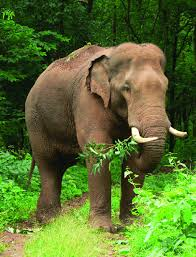
#> input picture images/train/Asian Elephant (109).jpg, 196 x 257 px
$ python train_resnet50.py   (older library calls are emulated)
#> lines starting #> are read from the running program, lines starting #| are printed output that depends on the picture
### preprocessor/preprocessing.py
import cv2
import numpy as np
from config import IMAGE_SIZE
import logging

def load_image(image_path):
    """
    Load an image from a path.

    Args:
        image_path: Path to the image file.

    Returns:
        numpy.ndarray: The loaded image as a numpy array.
    """
#> called with image_path = 'images/train/Asian Elephant (109).jpg'
    print(image_path)
    try:
        image = cv2.imread(image_path)
#> image is the input picture: shape (257, 196, 3); mean B, G, R 46.9, 111.8, 89
        if image is None:
            raise ValueError(f"Failed to load image from path: {image_path}")
        return image
    except Exception as e:
        raise ValueError(f"Error loading image from {image_path}: {e}")

def convert_to_rgb(image):
    """
    Convert an image to RGB format.

    Args:
        image: The input image (PIL.Image or numpy array).

    Returns:
        numpy.ndarray: The image in RGB format.
    """
    if isinstance(image, np.ndarray):
        # If it's already a numpy array, use it directly
        return cv2.cvtColor(image, cv2.COLOR_BGR2RGB)
    else:
        # Convert PIL.Image to numpy array
        image = np.array(image)
        return cv2.cvtColor(image, cv2.COLOR_BGR2RGB)

def normalize_image(image):
    """
    Normalize image values to the range [0, 1].
    """
    return cv2.normalize(image, None, 0, 1, cv2.NORM_MINMAX, cv2.CV_32F)

def resize_image(image, size=IMAGE_SIZE):
    """
    Resize image to the given dimensions.
    """
#> called with size = (224, 224)
    return cv2.resize(image, size)
#> returned value: shape (224, 224, 3) float32

def extract_channels(image):
    """
    Extract RGB channels and grayscale from an image.
    """
    red_channel = image[:, :, 0]
    green_channel = image[:, :, 1]
    blue_channel = image[:, :, 2]
    grey_image = cv2.cvtColor(image, cv2.COLOR_RGB2GRAY)
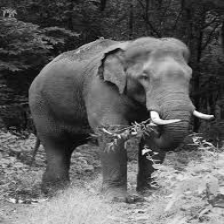
#> grey_image: shape (224, 224) float32; min 0.0204, max 0.988, mean 0.383
    return red_channel, green_channel, blue_channel, grey_image

def apply_canny_edge_detection(grey_image, low_threshold=250, high_threshold=400):
    """
    Apply Canny edge detection on a grayscale image.
    """
#> called with low_threshold = 250, high_threshold = 400
    grey_border = cv2.Canny(grey_image, low_threshold, high_threshold)
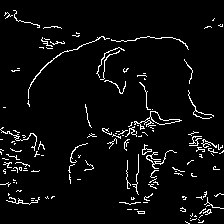
#> grey_border: shape (224, 224); 4.7% white in thin lines or dots
    return cv2.convertScaleAbs(grey_border, alpha=(255.0))

def image_preprocessing(image_input, apply_canny=False):
    """
    Preprocess an image.

    Args:
        image_input: Path to the image or a preloaded image array.

    Returns:
        The preprocessed image.
    """
    # Call load_image only if the input is a string (file path)
    logging.info(f"Processing input as file path: {image_input}")
    logging.info(f"Reciving input of {type(image_input)} type")
    if isinstance(image_input, str):
        logging.info(f"Processing input as file path: {image_input}")
        image = load_image(image_input)
    else:
        logging.info(f"Processing input as numpy array. Shape: {image_input.shape}")
        image = image_input

    # Process the image
    if len(image.shape) == 2:
        image = cv2.cvtColor(image, cv2.COLOR_GRAY2BGR)

    logging.info(f"Image shape: {image.shape}")
    image = convert_to_rgb(image)
    logging.info(f"Image converted to RGB")
    image = normalize_image(image)
    logging.info(f"Image normalized")
    image = resize_image(image, (224, 224))
    logging.info(f"Image resized to {image.shape}")
    if apply_canny:
        logging.info(f"Applying Canny edge detection")
        red_channel, green_channel, blue_channel, grey_image = extract_channels(image)
        grey_image_8bit = cv2.convertScaleAbs(grey_image, alpha=(255.0))
        grey_border = apply_canny_edge_detection(grey_image_8bit)
        image = np.stack((red_channel, green_channel, blue_channel, grey_border), axis=-1)
#> image: shape (224, 224, 4) float32
    if len(image[image < 0]) > 0:
        logging.info(f"Negative values found in the image. Setting them to 0.")
        image[image < 0] = 0
    return image

### feature_extraction/tuned_resnet50/train_resnet50.py
import cv2
import os
import logging
import numpy as np
import matplotlib.pyplot as plt
from keras.applications import ResNet50
from keras.layers import GlobalAveragePooling2D, Dense, Dropout, Conv2D, Flatten, Input
from keras.models import Model
from keras.callbacks import EarlyStopping
from keras.utils import to_categorical
from keras.optimizers import Adam
from sklearn.preprocessing import LabelEncoder
from preprocessor.preprocessing import image_preprocessing
from config import TRAIN_DIR, TEST_DIR, TUNED_RESNET50_MODEL_PATH, LOGS_DIR

def load_dataset():
    """
    Carga las imágenes de las carpetas train y test, extrayendo las etiquetas
    desde el nombre de los archivos.

    Returns:
        imgs_train: Imágenes de entrenamiento procesadas.
        imgs_test: Imágenes de prueba procesadas.
        labels_train: Etiquetas de entrenamiento extraídas del nombre de las imágenes.
        labels_test: Etiquetas de prueba extraídas del nombre de las imágenes.
    """
    def extract_label_from_filename(filename):
        """
        Extrae la etiqueta del nombre de un archivo en el formato "Nombre animal (n).extensión".

        Args:
            filename (str): Nombre del archivo de la imagen.

        Returns:
            str: Etiqueta extraída (Nombre del animal).
        """
        # Elimina la extensión del archivo
        name_without_extension = os.path.splitext(filename)[0]
        # Extrae el nombre del animal eliminando la parte final entre paréntesis
        label = name_without_extension.rsplit("(", 1)[0].strip()
        return label

    def load_images_from_folder(folder):
        """
        Carga imágenes desde una carpeta y extrae sus etiquetas.

        Args:
            folder (str): Ruta de la carpeta que contiene las imágenes.

        Returns:
            images (list): Lista de imágenes procesadas.
            labels (list): Lista de etiquetas extraídas.
        """
        images = []
        labels = []
        for filename in os.listdir(folder):
            img_path = os.path.join(folder, filename)
            if os.path.isfile(img_path):
                img = image_preprocessing(img_path, apply_canny=True)  # Procesar la imagen
                label = extract_label_from_filename(filename)  # Extraer la etiqueta
                images.append(img)
                labels.append(label)
        return images, labels

    # Cargar datos de entrenamiento
    imgs_train, labels_train = load_images_from_folder(TRAIN_DIR)
#> imgs_train = 1 item; labels_train = ['Asian Elephant']

    # Cargar datos de prueba
    imgs_test, labels_test = load_images_from_folder(TEST_DIR)
#> call 2 of load_image, with image_path = 'images/test/Asian Elephant (110).jpg'
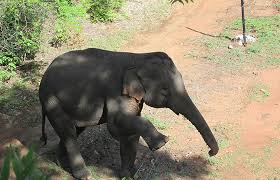
#> input picture images/test/Asian Elephant (110).jpg, 280 x 180 px
#> in load_image, image is the input picture: shape (180, 280, 3); mean B, G, R 110.7, 135.4, 144.1
#> call 2 of resize_image, with size = (224, 224)
#> in resize_image (call 2), `return cv2.resize(image, size)`:
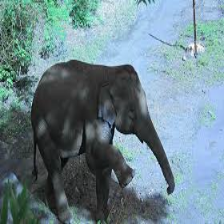
#> returned value: shape (224, 224, 3) float32; mean of channels 0, 1, 2 0.565, 0.531, 0.434; drawn as B, G, R
#> in extract_channels (call 2), `green_channel = image[:, :, 1]`:
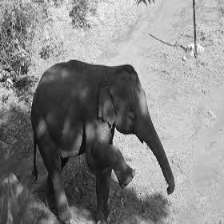
#> green_channel: shape (224, 224) float32; min 0.0183, max 0.991, mean 0.531
#> in extract_channels (call 2), `blue_channel = image[:, :, 2]`:
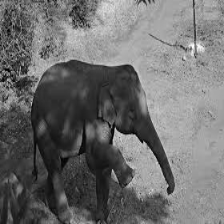
#> blue_channel: shape (224, 224) float32; min 0, max 0.993, mean 0.434
#> call 2 of apply_canny_edge_detection, with low_threshold = 250, high_threshold = 400
#> in apply_canny_edge_detection (call 2), `grey_border = cv2.Canny(grey_image, low_threshold, high_threshold)`:
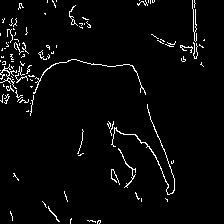
#> grey_border: shape (224, 224); 3.3% white in thin lines or dots
#> imgs_test = 1 item; labels_test = ['Asian Elephant']

    return np.array(imgs_train), np.array(imgs_test), labels_train, labels_test

def get_model(output_size, k=7):
    """
    Crea un modelo de red neuronal convolucional basado en ResNet50.

    Args:
        output_size (set): Conjunto de etiquetas de salida.
        k (int): Número de capas de ResNet50 hasta la ultima que congelas.

    Returns:
        keras.Model: Modelo de red neuronal convolucional.
    """
    input_shape = (224, 224, 4)
    resnet_model = ResNet50(include_top=False, input_tensor=None,)
    new_input = Input(shape=input_shape)
    x = Conv2D(filters=3, kernel_size=(1, 1), activation="relu")(new_input)
    x = resnet_model(x)
    x = Conv2D(filters=128, kernel_size=(3, 3), activation="relu")(x)
    x = Flatten()(x)
    x = Dropout(0.7)(x)
    x = Dense(len(output_size), activation='softmax', kernel_initializer="he_normal")(x)
    for layer in resnet_model.layers[:-k]:
        layer.trainable = False
    model = Model(inputs=new_input, outputs=x)
    model.compile(optimizer=Adam(learning_rate=0.001), loss='categorical_crossentropy', metrics=['accuracy'])
    return model

# [57 lines left out: functions train_model, test_model, save_model, not called in this run]

def train_resnet50(k=7, epochs=8, patience=None):
    '''
    Función principal para entrenar un modelo de red neuronal convolucional basado en ResNet50.
    '''
    logging.basicConfig(
    level=logging.INFO,
    format="%(asctime)s - %(name)s - %(levelname)s - %(message)s",
    datefmt="%Y-%m-%d %H:%M:%S",
    handlers=[
        logging.FileHandler(os.path.join(LOGS_DIR, "app.log")),  # Guarda logs en un archivo
    ],
    )
    logging.info('Starting training process...')

    x_train, x_test, labels_train, labels_test = load_dataset()
#> labels_train = ['Asian Elephant']; labels_test = ['Asian Elephant']
    logging.info(f'Loaded {len(x_train)} training images and {len(x_test)} test images.')
    logging.info(f'Labels: {set(labels_train)}')
    logging.info(f'Freezing the last {k} layers of ResNet50.')
    model = get_model(set(labels_train), k=k)
    logging.info('Model created.')
    logging.info(f'Training model for {epochs} epochs with early stopping patience of {patience}.')
    model, le = train_model(x_train, labels_train, model, epochs=epochs, patience=patience)
    test_model(x_test, labels_test, model, le)
    save_model(model)

if __name__ == "__main__":
    train_resnet50()
#> (the call stopped at in get_model, `resnet_model = ResNet50(include_top=False, input_tensor=None,)`: keras is not available in this run)
